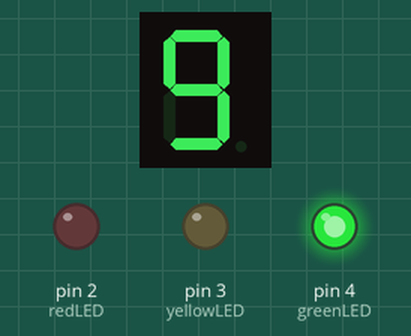
A sketch run on a simulated Arduino Uno, built with avr-gcc and run on an emulated ATmega328P. Parts: 1-digit seven-segment display, output pins drawn as LEDs (lit = HIGH). Wiring (inferred from the names in the program): 1-digit 7-segment display, segments lit when LOW: segments pin 5, pin 6, pin 7, pin 8, pin 9, pin 10, pin 11. The segment pins are drawn as the display they are named for; pins used as bus, display or sensor lines are not drawn.

Above: at 0.1 s.
At 3.1 s:
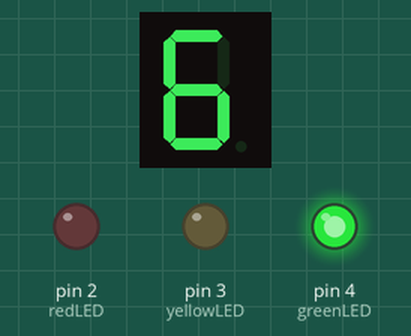
At 6.1 s:
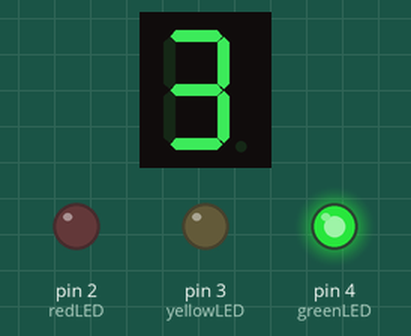
At 12.1 s:
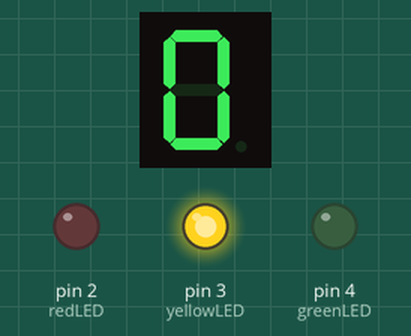
At 25.1 s:
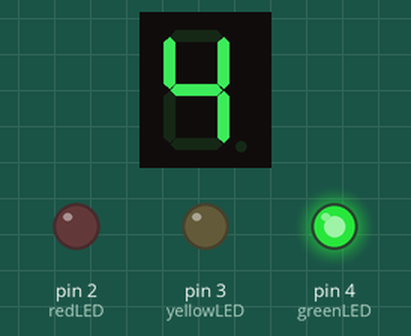
At 39.1 s:
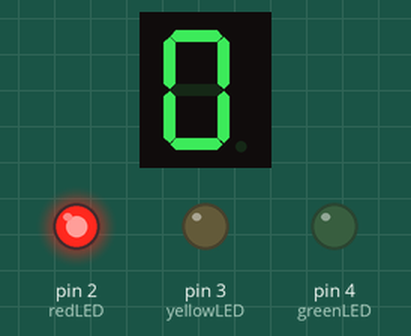
Timing chart, 0 to 40.0 s (numbered marks = the images above):
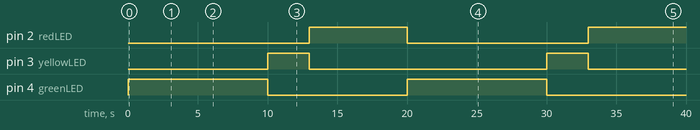

Measured:
- by itself, pin 2 (redLED): LOW → HIGH at 13.0 s, → LOW 7.0 s later, → HIGH 13.0 s later
- by itself, pin 3 (yellowLED): alternates HIGH for 3.0 s and LOW for 17.0 s
- by itself, pin 4 (greenLED): alternates HIGH for 10.0 s and LOW for 10.0 s
- what the display in image 1 shows lasts 1.0 s, from 3.0 s to 4.0 s

The sketch:

Task4.ino
```cpp
int pinA = 5;
int pinB = 6;
int pinC = 7;
int pinD = 8;
int pinE = 9;
int pinF = 10;
int pinG = 11;

int greenLED = 4;
int yellowLED = 3;
int redLED = 2;

int t = 1000;

void setup() {
  // put your setup code here, to run once:
  pinMode(pinA, OUTPUT);
  pinMode(pinB, OUTPUT);
  pinMode(pinC, OUTPUT);
  pinMode(pinD, OUTPUT);
  pinMode(pinE, OUTPUT);
  pinMode(pinF, OUTPUT);
  pinMode(pinG, OUTPUT);
  pinMode(greenLED, OUTPUT);
  pinMode(yellowLED, OUTPUT);
  pinMode(redLED, OUTPUT);
}

void loop() {
  digitalWrite(greenLED, HIGH);
  for(int i = 9; i>=0; i--){
   LED_display(i);
   delay(1000);
  }
  digitalWrite(greenLED, LOW);

  digitalWrite(yellowLED, HIGH);
  for(int i = 2; i>=0; i--){
   LED_display(i);
   delay(1000);
  }
  digitalWrite(yellowLED, LOW);

  digitalWrite(redLED, HIGH);
  for(int i = 6; i>=0; i--){
   LED_display(i);
   delay(1000);
  }
  digitalWrite(redLED, LOW);
}

void LED_display(int number){
	if(number==0 || number==2 || number==3 || number==5 || number==6 || number==7 || number==8 || number==9){
    	digitalWrite(pinA , LOW);
    }else digitalWrite(pinA , HIGH);

  	if(number==0 || number==1 || number==2 || number==3 || number==4 || number==7 || number==8 || number==9){
   		digitalWrite(pinB, LOW);
  	}else digitalWrite(pinB , HIGH);

  	if(number==0 || number==1 || number==3 || number==4 || number==5 || number==6 || number==7 || number==8 || number==9){
   		digitalWrite(pinC, LOW);
  	}else digitalWrite(pinC , HIGH);

  	if(number==0 || number==2 || number==3 || number==5 || number==6 || number==8 || number==9){
   		digitalWrite(pinD, LOW);
  	}else digitalWrite(pinD , HIGH);

  	if(number==0 || number==2 || number==6 || number==8){
   		digitalWrite(pinE, LOW);
  	}else digitalWrite(pinE , HIGH);

  	if(number==0 || number==4 || number==5 || number==6 || number==8 || number==9){
   		digitalWrite(pinF, LOW);
  	}else digitalWrite(pinF , HIGH);

  	if(number==2 || number==3 || number==4 || number==5 || number==6 || number==8 || number ==9){
   		digitalWrite(pinG, LOW);
  	}else digitalWrite(pinG , HIGH);
}
```
